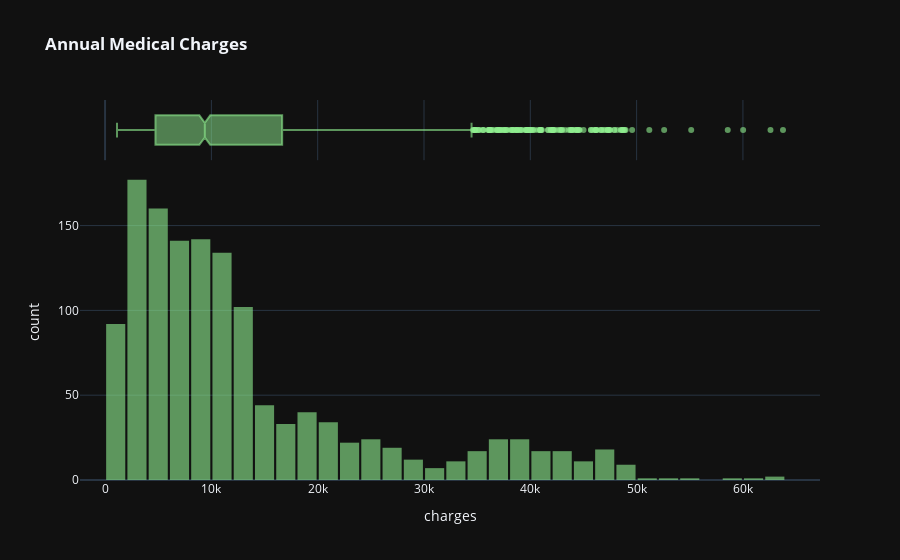

Notebook source saved alongside this figure:
### Code cell
graph = px.histogram(med_df,
                     x='charges',
                     marginal='box', 
                     color_discrete_sequence=[pastel_green],
                     title='<b>Annual Medical Charges</b>'
                     )
graph.update_layout(bargap=0.1, template='plotly_dark')
graph.show()

### Figure 1 — Plotly figure (JSON) as saved in the notebook; plotly's stock layout.template omitted (floating-point values rounded to 4 significant figures; data arrays with more than 128 entries replaced by an {"elided": "..."} marker saying what was removed)
{"data": [{"bingroup": "x", "hovertemplate": "charges=%{x}<br>count=%{y}<extra></extra>", "legendgroup": "", "marker": {"color": "rgba(144, 238, 144, 0.6)", "pattern": {"shape": ""}}, "name": "", "orientation": "v", "showlegend": false, "type": "histogram", "x": {"elided": "1338 float values"}, "xaxis": "x", "yaxis": "y"}, {"hovertemplate": "charges=%{x}<extra></extra>", "legendgroup": "", "marker": {"color": "rgba(144, 238, 144, 0.6)"}, "name": "", "notched": true, "showlegend": false, "type": "box", "x": {"elided": "1338 float values"}, "xaxis": "x2", "yaxis": "y2"}], "layout": {"bargap": 0.1, "barmode": "relative", "legend": {"tracegroupgap": 0}, "title": {"text": "<b>Annual Medical Charges</b>"}, "xaxis": {"anchor": "y", "domain": [0, 1], "title": {"text": "charges"}}, "xaxis2": {"anchor": "y2", "domain": [0, 1], "matches": "x", "showgrid": true, "showticklabels": false}, "yaxis": {"anchor": "x", "domain": [0, 0.8316], "title": {"text": "count"}}, "yaxis2": {"anchor": "x2", "domain": [0.8416, 1], "matches": "y2", "showgrid": false, "showline": false, "showticklabels": false, "ticks": ""}}}
